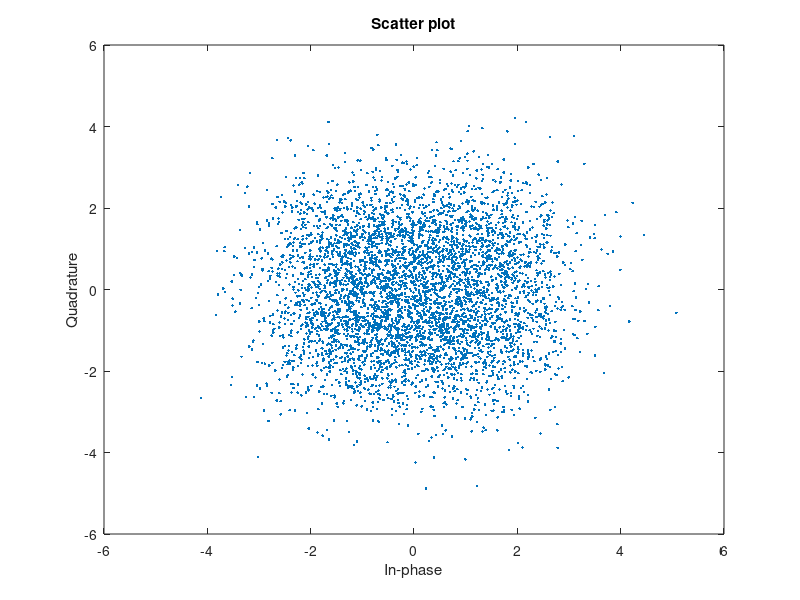
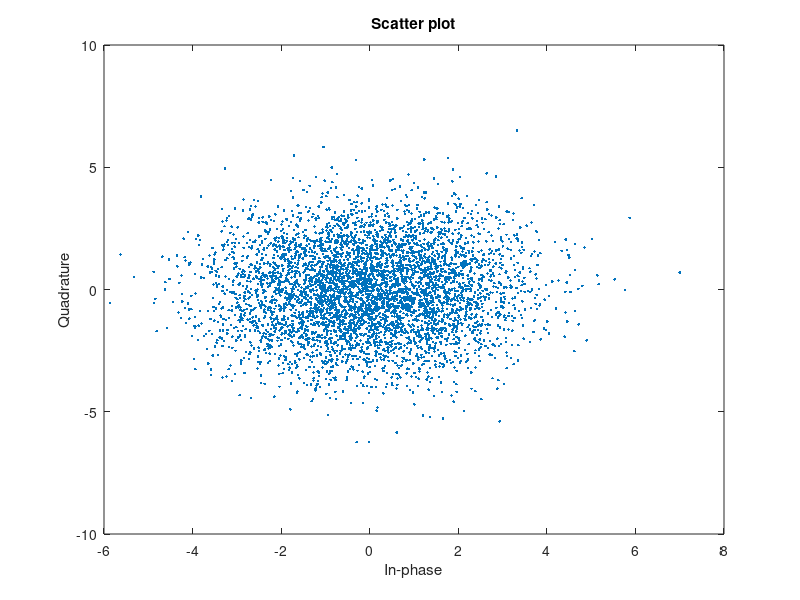
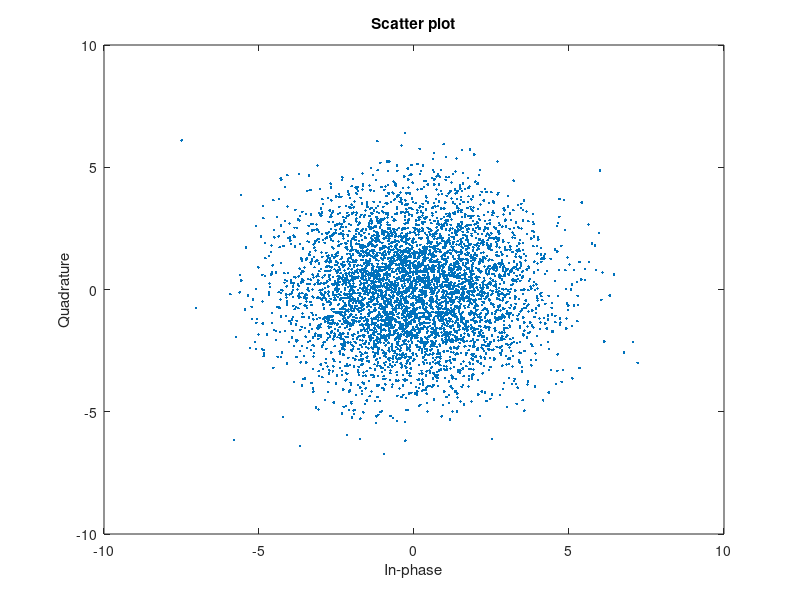
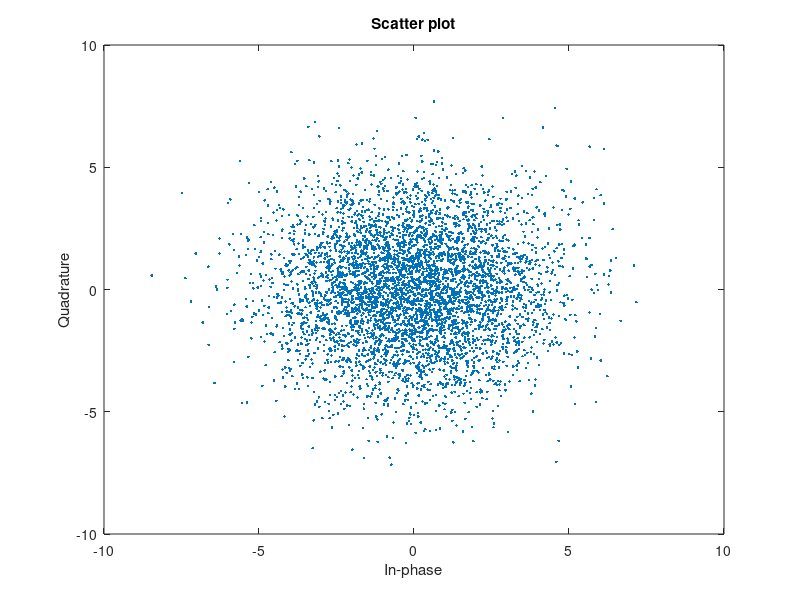

MATLAB code for these plots, in order:
for variance=1:10
%modulation
bitsize=10000;
A=randi([0 1],[1,bitsize]);
A(A==0)=-1;
S1=A(1:2:end); % odd  bits
S2=A(2:2:end); % even bits
dataout=[S1' S2'];
%noise addition
mean=0;
noi=mean+sqrt(variance)*(randn(1,bitsize));
n1=noi(1:2:end); % odd  bits of noise
n2=noi(2:2:end); % even bits of noise
awgn=[n1' n2'];
%transmitted
recievedata=dataout+awgn;
scatterplot(recievedata)
%demodulation 
recievedata(recievedata>0)=1;
recievedata(recievedata<=0)=-1;
err=length(find(dataout~=recievedata));
BER(variance)=err/bitsize;
%snr is inversly proportinal to variance
SNR(variance)=1/variance;
end
plot(SNR,BER)
figure
scatterplot(recievedata)
